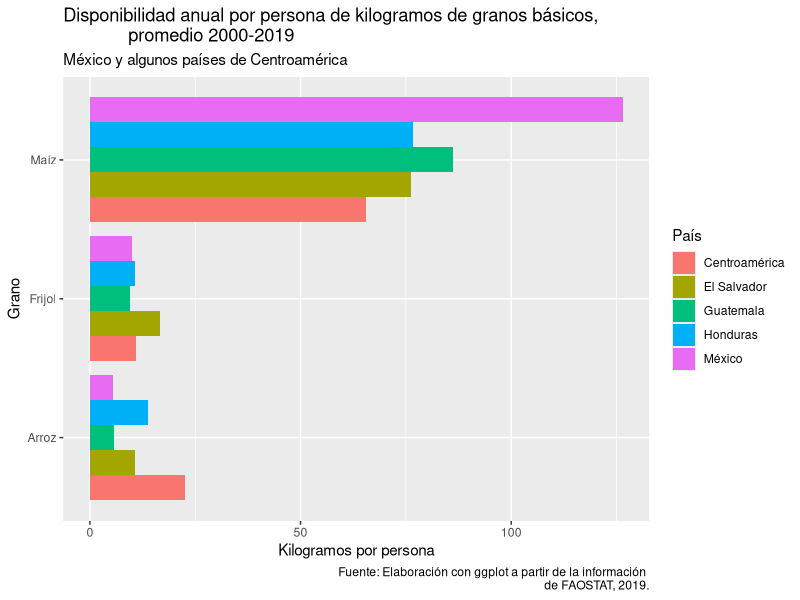

Write R code to recreate this figure.
library(readr)
library(dplyr)
library(ggplot2)
library(tidyr)
# Barras contiguas
granos <- read_csv(file = "input/data/CSV_files/granos.csv",col_names = TRUE)
granos <- pivot_longer(data = granos, cols = c("Arroz","Maíz","Frijol"), 
                       names_to = c("Grano"), values_to = "Kilogramos")

granos.mex <- ggplot(data = granos, mapping = aes(x = Kilogramos, y = Grano)) + 
        geom_bar(aes(fill = País), stat = "identity", position = "dodge") +
        labs(title = "Disponibilidad anual por persona de kilogramos de granos básicos, 
             promedio 2000-2019",  
             subtitle = "México y algunos países de Centroamérica",
             x = "Kilogramos por persona", 
             y = "Grano",
             caption = "Fuente: Elaboración con ggplot a partir de la información 
             de FAOSTAT, 2019.")
ggsave(filename = "granos_mex.jpg", plot = granos.mex, device = "jpeg", 
       path = "output/img/", dpi = "print")

